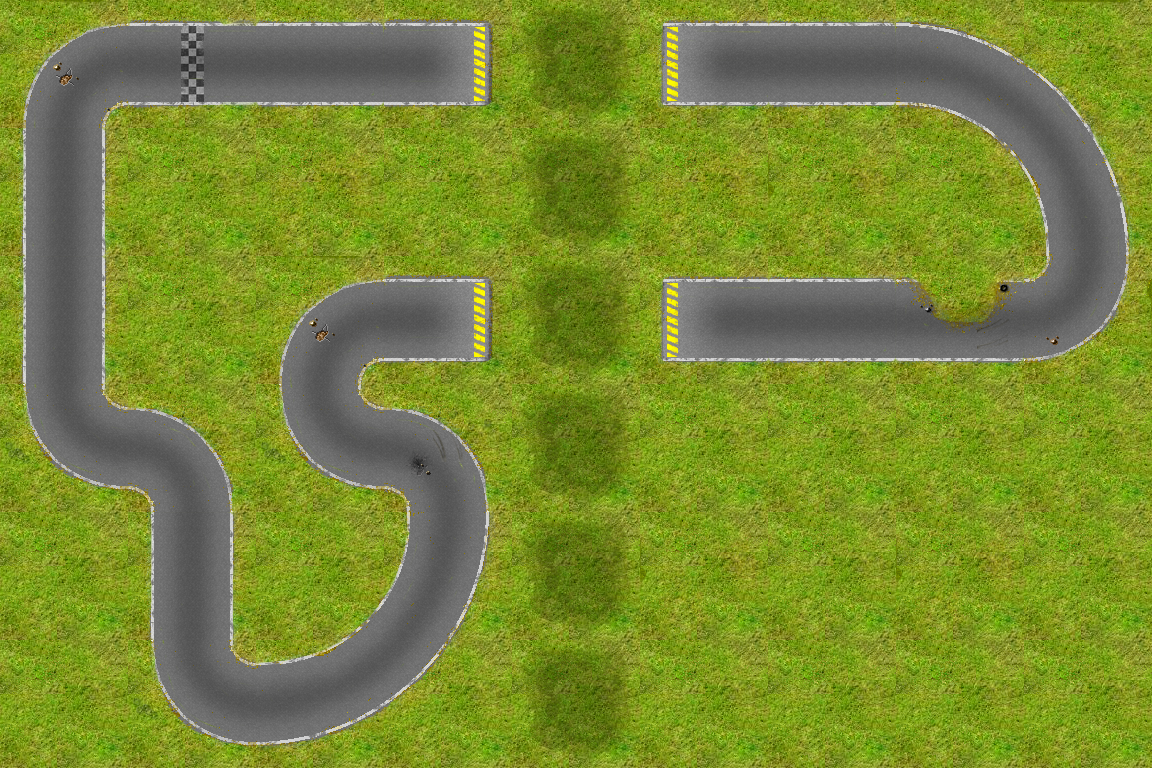

The image is a tile-based game level rendered from a .tmx file. Its description and source (layers, tilesets, objects; grid data summarised) follow:
An orthogonal 9x6 tile map with 128x128 px tiles, 1 tile layer (Tile Layer 1).

<map height="6" orientation="orthogonal" tileheight="128" tilewidth="128" version="1.0" width="9"><properties><property name="blended tiles" value="" /></properties>
 <tileset firstgid="1" name="tileset" tileheight="128" tilewidth="128">
  <image height="1920" source="tilesets/nature/tileset.png" width="512" />
 </tileset>
 <layer height="6" name="Tile Layer 1" width="9">
  <data>[54 cells, 54 non-empty, 23 distinct tile ids]</data>
 </layer>
</map>